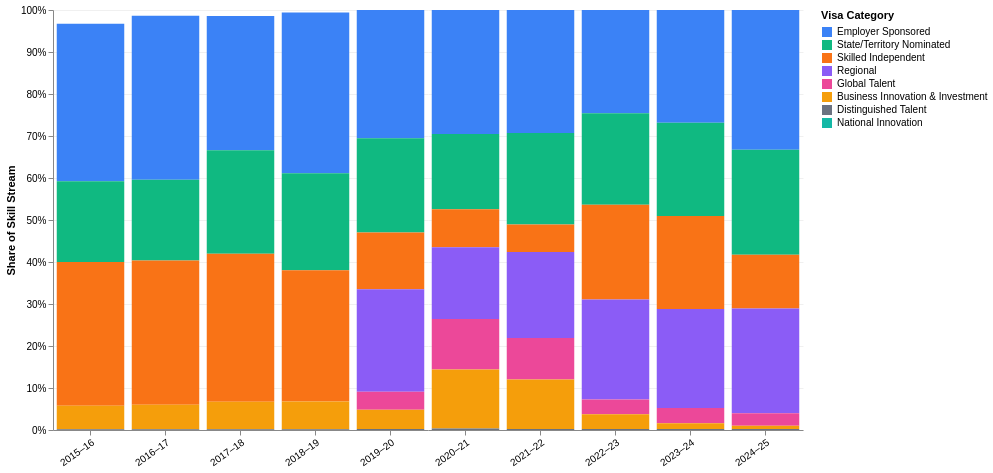

Source (Vega-Lite JSON):
### Vega-Lite specification from a JSON file in a GitHub repository (floating-point values rounded to 4 significant figures)
{"$schema": "https://vega.github.io/schema/vega-lite/v5.json", "width": 750, "height": 420, "background": "#ffffff", "config": {"view": {"stroke": null}}, "data": {"values": [{"year": "2015–16", "category": "Employer Sponsored", "visas": 48250}, {"year": "2015–16", "category": "State/Territory Nominated", "visas": 24650}, {"year": "2015–16", "category": "Skilled Independent", "visas": 43994}, {"year": "2015–16", "category": "Business Innovation & Investment", "visas": 7260}, {"year": "2015–16", "category": "Distinguished Talent", "visas": 200}, {"year": "2015–16", "category": "Skilled Regional", "visas": 4196}, {"year": "2016–17", "category": "Employer Sponsored", "visas": 48250}, {"year": "2016–17", "category": "State/Territory Nominated", "visas": 23765}, {"year": "2016–17", "category": "Skilled Independent", "visas": 42422}, {"year": "2016–17", "category": "Business Innovation & Investment", "visas": 7260}, {"year": "2016–17", "category": "Distinguished Talent", "visas": 200}, {"year": "2016–17", "category": "Skilled Regional", "visas": 1670}, {"year": "2017–18", "category": "Employer Sponsored", "visas": 35528}, {"year": "2017–18", "category": "State/Territory Nominated", "visas": 27400}, {"year": "2017–18", "category": "Skilled Independent", "visas": 39137}, {"year": "2017–18", "category": "Business Innovation & Investment", "visas": 7260}, {"year": "2017–18", "category": "Distinguished Talent", "visas": 200}, {"year": "2017–18", "category": "Skilled Regional", "visas": 1574}, {"year": "2018–19", "category": "Employer Sponsored", "visas": 42012}, {"year": "2018–19", "category": "State/Territory Nominated", "visas": 25346}, {"year": "2018–19", "category": "Skilled Independent", "visas": 34247}, {"year": "2018–19", "category": "Business Innovation & Investment", "visas": 7261}, {"year": "2018–19", "category": "Distinguished Talent", "visas": 200}, {"year": "2018–19", "category": "Skilled Regional", "visas": 647}, {"year": "2019–20", "category": "Employer Sponsored", "visas": 29261}, {"year": "2019–20", "category": "State/Territory Nominated", "visas": 21495}, {"year": "2019–20", "category": "Skilled Independent", "visas": 12986}, {"year": "2019–20", "category": "Regional", "visas": 23372}, {"year": "2019–20", "category": "Global Talent", "visas": 4109}, {"year": "2019–20", "category": "Business Innovation & Investment", "visas": 4420}, {"year": "2019–20", "category": "Distinguished Talent", "visas": 200}, {"year": "2020–21", "category": "Employer Sponsored", "visas": 23503}, {"year": "2020–21", "category": "State/Territory Nominated", "visas": 14268}, {"year": "2020–21", "category": "Skilled Independent", "visas": 7213}, {"year": "2020–21", "category": "Regional", "visas": 13585}, {"year": "2020–21", "category": "Global Talent", "visas": 9584}, {"year": "2020–21", "category": "Business Innovation & Investment", "visas": 11198}, {"year": "2020–21", "category": "Distinguished Talent", "visas": 269}, {"year": "2021–22", "category": "Employer Sponsored", "visas": 26103}, {"year": "2021–22", "category": "State/Territory Nominated", "visas": 19376}, {"year": "2021–22", "category": "Skilled Independent", "visas": 5864}, {"year": "2021–22", "category": "Regional", "visas": 18223}, {"year": "2021–22", "category": "Global Talent", "visas": 8776}, {"year": "2021–22", "category": "Business Innovation & Investment", "visas": 10496}, {"year": "2021–22", "category": "Distinguished Talent", "visas": 225}, {"year": "2022–23", "category": "Employer Sponsored", "visas": 35000}, {"year": "2022–23", "category": "State/Territory Nominated", "visas": 31000}, {"year": "2022–23", "category": "Skilled Independent", "visas": 32100}, {"year": "2022–23", "category": "Regional", "visas": 33944}, {"year": "2022–23", "category": "Global Talent", "visas": 5000}, {"year": "2022–23", "category": "Business Innovation & Investment", "visas": 5000}, {"year": "2022–23", "category": "Distinguished Talent", "visas": 300}, {"year": "2023–24", "category": "Employer Sponsored", "visas": 36825}, {"year": "2023–24", "category": "State/Territory Nominated", "visas": 30400}, {"year": "2023–24", "category": "Skilled Independent", "visas": 30375}, {"year": "2023–24", "category": "Regional", "visas": 32300}, {"year": "2023–24", "category": "Global Talent", "visas": 5000}, {"year": "2023–24", "category": "Business Innovation & Investment", "visas": 1900}, {"year": "2023–24", "category": "Distinguished Talent", "visas": 300}, {"year": "2024–25", "category": "Employer Sponsored", "visas": 44000}, {"year": "2024–25", "category": "State/Territory Nominated", "visas": 33000}, {"year": "2024–25", "category": "Skilled Independent", "visas": 16900}, {"year": "2024–25", "category": "Regional", "visas": 32948}, {"year": "2024–25", "category": "Global Talent", "visas": 3975}, {"year": "2024–25", "category": "Business Innovation & Investment", "visas": 1000}, {"year": "2024–25", "category": "Distinguished Talent", "visas": 300}, {"year": "2024–25", "category": "National Innovation", "visas": 25}]}, "transform": [{"calculate": "datum.visas", "as": "visas_val"}], "mark": {"type": "bar"}, "encoding": {"x": {"field": "year", "type": "ordinal", "axis": {"labelAngle": -35, "title": null, "labelFontSize": 10}}, "y": {"field": "visas", "type": "quantitative", "stack": "normalize", "axis": {"title": "Share of Skill Stream", "format": "%", "gridColor": "#f0f0f0"}}, "color": {"field": "category", "type": "nominal", "scale": {"domain": ["Employer Sponsored", "State/Territory Nominated", "Skilled Independent", "Regional", "Global Talent", "Business Innovation & Investment", "Distinguished Talent", "National Innovation"], "range": ["#3b82f6", "#10b981", "#f97316", "#8b5cf6", "#ec4899", "#f59e0b", "#6b7280", "#14b8a6"]}, "legend": {"title": "Visa Category", "orient": "right"}}, "tooltip": [{"field": "year", "title": "Year"}, {"field": "category", "title": "Category"}, {"field": "visas", "title": "Visas Granted", "format": ","}]}}
